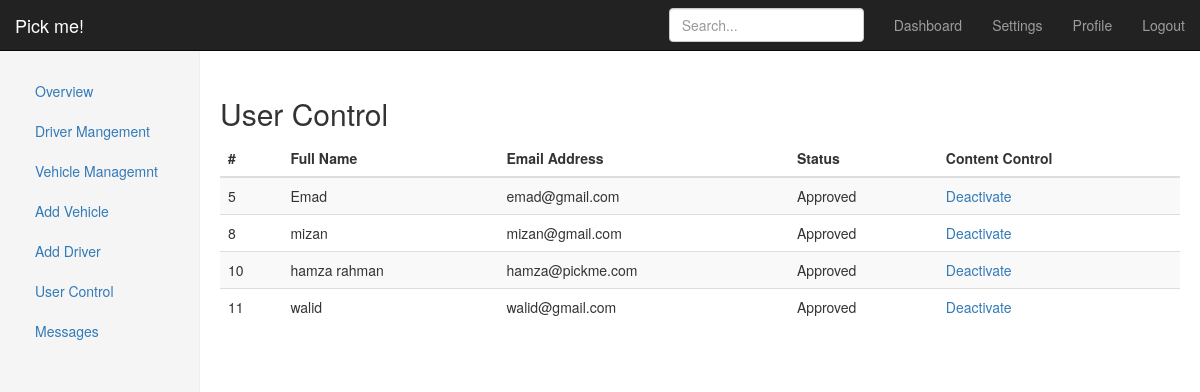
Screenshot of /admin/users.php (signed in) with the database file from the repository.
### tables this page shows
CREATE TABLE `users` (
  `client_id` int(11) NOT NULL,
  `fname` varchar(255) NOT NULL,
  `email` varchar(255) NOT NULL,
  `id_no` int(11) NOT NULL,
  `phone` int(11) NOT NULL,
  `location` varchar(255) NOT NULL,
  `gender` varchar(255) NOT NULL,
  `status` varchar(255) NOT NULL,
  `access_level` tinyint(1) NOT NULL DEFAULT '0'
);

### admin/users.php (the view, shortened to what this page needs)
<!DOCTYPE html>
<html lang="en">
  <head>
    <link href="../css/bootstrap.css" rel="stylesheet">
    <link href="../css/style2.css" rel="stylesheet">
  </head>
  <body>
         <?php
          include 'menu.php';
          ?>
    <div class="container-fluid">
      <div class="row">
        <?php include 'menu.php'; ?>
        <div class="col-sm-9 col-sm-offset-3 col-md-10 col-md-offset-2 main">
          <h2 class="sub-header up"> User Control</h2>
          <div class="table-responsive">
            <table class="table table-striped">
              <thead>
                <tr>
                   <th>#</th>
                    <th>Full Name</th>
                    <th>Email Address</th>
                    <th>Status</th>
                    <th>Content Control</th>
                </tr>
              </thead>
                <?php
                  include '../includes/config.php';
                  $select = "SELECT  client_id, fname, email, status FROM users WHERE access_level = 0";
                  $result = $conn->query($select);
                  while ($row = $result->fetch_assoc()) {
                      ?>
                      <tr>
                          <td><?php echo $row['client_id'] ?></td>
                          <td><?php echo $row['fname'] ?></td>
                          <td><?php echo $row['email'] ?></td>
                          <td><?php echo $row['status'] ?></td>
                          <td><?php if ($row['status'] != 'Approved'): ?>
                            <a href="javascript:sureToApprove(<?php echo $row['client_id']; ?>)" class="ico del">Approve</a>
                                <?php else: ?>
                            <a href="javascript:sureToDeactivate(<?php echo $row['client_id']; ?>)" class="ico del">Deactivate</a>
                                <?php endif; ?>
                          </td>
                      </tr>
                      <?php
                  }
                  ?>
            </table>
          </div>
        </div>
      </div>
    </div>
  </body>
</html>

### css/style2.css (style rules this page uses)
* { box-sizing: border-box; }
body { font-family: "Helvetica Neue",Helvetica,Arial,sans-serif; font-size: 14px; line-height: 1.42857143; color: #333; background-color: #fff; }
.up { margin-top: 8%; }
.main { padding: 20px; }

### rows the page displays
users: client_id "5", fname "Emad", email "emad@gmail.com", status "Approved"
users: client_id "8", fname "mizan", email "mizan@gmail.com", status "Approved"
users: client_id "10", fname "hamza rahman", email "hamza@pickme.com", status "Approved"
users: client_id "11", fname "walid", email "walid@gmail.com", status "Approved"
